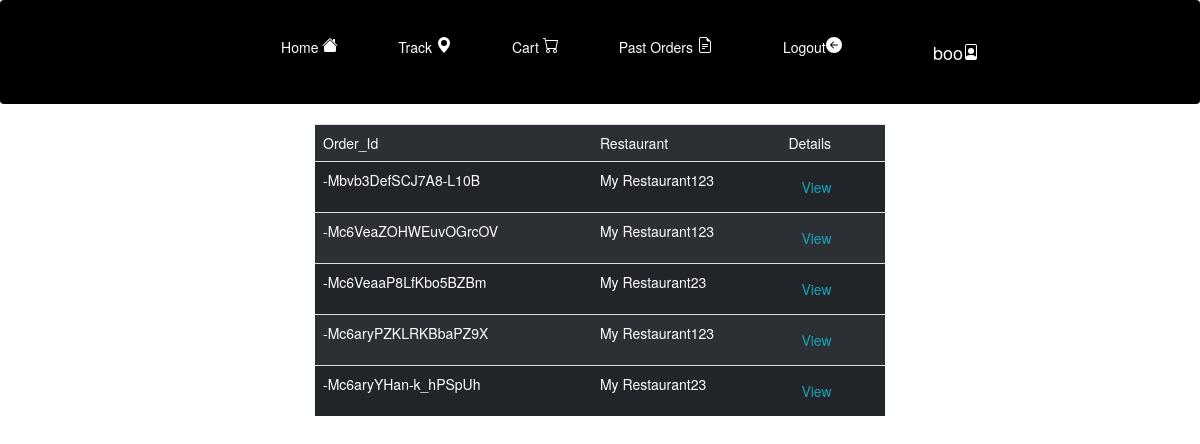
/past_orders (signed in), run on the app's committed database.
### foodkart/models.py (models this page shows, shortened)
class User(AbstractUser):
    is_customer = models.BooleanField(default=False)
    is_restaurant = models.BooleanField(default=False)
    is_delivery = models.BooleanField(default=False)

class Orders(models.Model):
    order_id=models.CharField(max_length=300,default="XXX")
    restaurant_id=models.ForeignKey(Restaurant,on_delete=models.CASCADE, related_name="user1")
    customer_id=models.ForeignKey(settings.AUTH_USER_MODEL,on_delete=models.CASCADE, related_name="user2")
    exec_id=models.ForeignKey(settings.AUTH_USER_MODEL,on_delete=models.CASCADE, related_name="user3", null=True)
    items=JSONField()
    total_price=models.DecimalField(default=0.00, max_digits=10, decimal_places=2)

class Restaurant(models.Model):
    user=models.OneToOneField(settings.AUTH_USER_MODEL, on_delete=models.CASCADE, primary_key=True)
    reg_num=models.CharField(max_length=200)
    res_name=models.CharField(max_length=200)
    owner=models.CharField(max_length=60)
    mobile = PhoneNumberField()
    latitude=models.DecimalField(max_digits=30, decimal_places=25)
    longitude=models.DecimalField(max_digits=30, decimal_places=25)
    Building=models.CharField(max_length=50, blank=True)
    Floor=models.IntegerField(null=True)
    City=models.CharField(max_length=100)
    State=models.CharField(max_length=100)
    Pin=models.IntegerField()

### foodkart/views.py (the view)
# urls.py: path('past_orders', views.PastOrderlist.as_view(), name='past_order_list'),
class PastOrderlist(UserPassesTestMixin, ListView,LoginRequiredMixin):
    def test_func(self):
        return self.request.user.is_customer
    model=Orders
    template_name='pastorders.html'
    def get_queryset(self):
        orders= Orders.objects.filter(customer_id=self.request.user).select_related('restaurant_id')
        res=[]
        for o in orders:
            r=o.restaurant_id
            res.append({'order_id': o.order_id,'rest_name': r.res_name,'items': (o.items)})
        print(res)
        return res

### templates/pastorders.html (shortened to what this page needs)
{% load static %}
<!DOCTYPE html>
<html>
<head>
</head>
<link rel="stylesheet" href="https://maxcdn.bootstrapcdn.com/bootstrap/4.0.0/css/bootstrap.min.css"
>
<link rel="stylesheet" href="https://maxcdn.bootstrapcdn.com/bootstrap/3.4.1/css/bootstrap.min.css">
<link rel="stylesheet" href="{% static "css/navbar.css" %}">
<link rel="stylesheet" href="{% static "css/modal.css" %}">
<body>
	<nav class="navbar background">
		<ul class="nav-list">
			<li><a href="/home">Home  </a></li>
			<li><a href="/trackorders">Track <svg xmlns="http://www.w3.org/2000/svg" width="16" height="16"
						fill="currentColor" class="bi bi-geo-alt-fill" viewBox="0 0 16 16">
						<path d="M8 16s6-5.686 6-10A6 6 0 0 0 2 6c0 4.314 6 10 6 10zm0-7a3 3 0 1 1 0-6 3 3 0 0 1 0 6z" />
					</svg></a></li>
			<li><a href="/mycart">Cart  </a></li>
			<li><a href="/past_orders">Past Orders </a></li>
			<li><a class="nav-link" href="/logout">Logout<svg xmlns="http://www.w3.org/2000/svg" width="16" height="16"
						fill="currentColor" class="bi bi-arrow-left-circle-fill" viewBox="0 0 16 16">
						<path
							d="M8 0a8 8 0 1 0 0 16A8 8 0 0 0 8 0zm3.5 7.5a.5.5 0 0 1 0 1H5.707l2.147 2.146a.5.5 0 0 1-.708.708l-3-3a.5.5 0 0 1 0-.708l3-3a.5.5 0 1 1 .708.708L5.707 7.5H11.5z" />
					</svg></a></li>
		</ul>
		<ul class="nav navbar-nav navbar-right">
			<li>{% if user.is_authenticated %}
				<a style="color:white" class="navbar-brand" href="/home">{{user.username}} </a>
				{%endif%}
			</li>
		</ul>
	</nav>
	<div class="col-sm-12 col-md-6 col-md-offset-3">
	<table class="table table-striped table-dark">
        <tr>
		<td>Order_Id</td>
		<td> Restaurant </td>
        <td>Details</td>
        </tr>
        {% for order in object_list %}
		<tr><td>{{ order.order_id}}</td>
			<td>{{ order.rest_name }}</td>
        <td><button id="myBtn" class="btn btn-outline-info">View</button></td>
	</tr>
	{% endfor %}
	</table>
	</div>
</body>
<link href="https://api.mapbox.com/mapbox-gl-js/v2.2.0/mapbox-gl.css" rel="stylesheet">
</html>

### foodkart/static/css/navbar.css (style rules this page uses)
.navbar { background-color: black; display: flex; align-items: center; justify-content: center; position: sticky; cursor: pointer; top: 0%; }
.nav-list { display: flex; width: 60%; background-color: black; align-items: center; }
.nav-list li { list-style: none; padding: 26px 30px; }
.nav-list li a { text-decoration: none; color: white; }

### data on the page
User: username "boo"
Orders: order_id "-Mbvb3DefSCJ7A8-L10B"
Restaurant: rest_name "My Restaurant123" "My Restaurant123" "My Restaurant123"
Orders: order_id "-Mc6VeaZOHWEuvOGrcOV"
Orders: order_id "-Mc6VeaaP8LfKbo5BZBm"
Restaurant: rest_name "My Restaurant23" "My Restaurant23"
Orders: order_id "-Mc6aryPZKLRKBbaPZ9X"
Orders: order_id "-Mc6aryYHan-k_hPSpUh"
